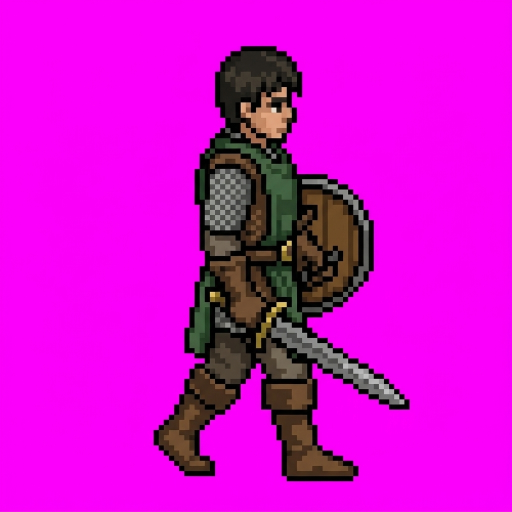
#> input picture assets/inbox/guerreiro-leste-v2.jpg, 1024 x 1024 px, given in place of guerreiro-sul.jpg, which was not available (shown at 1/2 size)
$ python processar.py
#> lines starting #> are read from the running program, lines starting #| are printed output that depends on the picture; after the words box and inside, x2 and y2 are one past the last pixel; in counts of white or black regions, pixels touching at a corner belong together; pictures that were not available may be replaced by others from this repository, and a replacement may not be noted
"""Recorta o magenta das imagens do Gemini e reduz para a grade de 64 px.

Uso: python processar.py  (lê ../../assets/inbox, grava sprites/*.png)
Todas as direções de um personagem usam a mesma escala, para o tamanho não pular.
"""
from pathlib import Path
from PIL import Image
import numpy as np

AQUI = Path(__file__).parent
INBOX = AQUI / "../../assets/inbox"
SAIDA = AQUI / "sprites"
TILE = 64
CORES = 48  # cores por personagem depois da redução

PERSONAGENS = {
    "guerreiro": {"sul": "guerreiro-sul", "norte": "guerreiro-norte", "leste": "guerreiro-leste-v2"},
    "lobo": {"sul": "lobo-sul", "norte": "lobo-norte", "leste": "lobo-leste"},
}


def mascara(rgb):
    r, g, b = (rgb[..., i].astype(int) for i in range(3))
    # magenta: R e B altos, G baixo; a franja do JPG ainda é "mais magenta que verde"
    return ~((r > 150) & (b > 150) & (g < 110) | ((r + b) / 2 - g > 110))


def reduzir(rgb, fg, escala, caixa):
    x0, y0, x1, y1 = caixa
    w, h = x1 - x0, y1 - y0
    tw, th = round(w / escala), round(h / escala)
    out = np.zeros((TILE, TILE, 4), np.uint8)
    ox, oy = (TILE - tw) // 2, TILE - th  # centraliza na horizontal, pés no chão do tile
    for ty in range(th):
        for tx in range(tw):
            sx0, sx1 = x0 + int(tx * escala), x0 + int((tx + 1) * escala)
            sy0, sy1 = y0 + int(ty * escala), y0 + int((ty + 1) * escala)
            m = fg[sy0:sy1, sx0:sx1]
            if m.mean() < 0.45:
                continue
            px = rgb[sy0:sy1, sx0:sx1][m]
            out[oy + ty, ox + tx, :3] = np.median(px, axis=0)
            out[oy + ty, ox + tx, 3] = 255
    return out


def contorno(a):
    """Contorno escuro de 1 px: pixel opaco que encosta no fundo vira a própria cor a 30%."""
    op = a[..., 3] > 0
    viz = np.zeros_like(op)
    p = np.pad(op, 1)
    for dy, dx in ((0, 1), (2, 1), (1, 0), (1, 2)):
        viz |= ~p[dy:dy + TILE, dx:dx + TILE]
    borda = op & viz
    a = a.copy()
    a[borda, :3] = (a[borda, :3] * 0.3).astype(np.uint8)
    return a


def quantizar(imgs):
    """Uma paleta comum para as direções do mesmo personagem."""
    tira = Image.fromarray(np.concatenate(imgs, axis=1), "RGBA")
    pal = tira.convert("RGB").quantize(CORES, method=Image.Quantize.MEDIANCUT)
    res = []
    for a in imgs:
        q = Image.fromarray(a[..., :3]).quantize(palette=pal, dither=Image.Dither.NONE).convert("RGB")
        res.append(np.dstack([np.array(q), a[..., 3]]))
    return res


def principal():
    SAIDA.mkdir(exist_ok=True)
    for nome, direcoes in PERSONAGENS.items():
        dados = {}
        for d, arq in direcoes.items():
            rgb = np.array(Image.open(INBOX / f"{arq}.jpg").convert("RGB"))
#> rgb is the input picture: shape (1024, 1024, 3); mean R, G, B 211.8, 11, 207.2
            fg = mascara(rgb)
#> in mascara, `return ~((r > 150) & (b > 150) & (g < 110) | ((r + b) / 2 - g > 110))`:
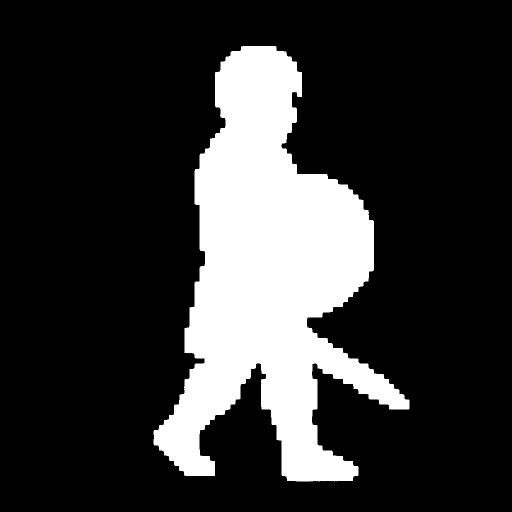
#> returned value: shape (1024, 1024) bool (shown at 1/2 size); 20.4% white; 1 white region, box (x1, y1, x2, y2) and area: (307, 92, 819, 963) 213596
            ys, xs = np.nonzero(fg)
            dados[d] = (rgb, fg, (xs.min(), ys.min(), xs.max() + 1, ys.max() + 1))
        maior = max(max(c[2] - c[0], c[3] - c[1]) for _, _, c in dados.values())
#> maior = 871
        escala = maior / (TILE - 1)
#> escala = 13.83
        imgs = [contorno(a) for a in quantizar([reduzir(r, f, escala, c) for r, f, c in dados.values()])]
#> in reduzir, `tw, th = round(w / escala), round(h / escala)`: tw = 37; th = 63
#> in reduzir, `ox, oy = (TILE - tw) // 2, TILE - th`: ox = 13; oy = 1
#> after the loop in reduzir, `for ty in range(th):`:
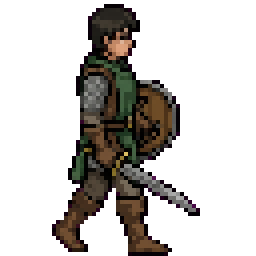
#> out: shape (64, 64, 4) (shown 4 times larger); mean R, G, B, A 16.4, 13.6, 10.6, 69.9; transparent parts drawn white
#> call 2 of reduzir, with escala = 13.83, caixa = (236, 92, 758, 962)
#> in reduzir (call 2), `x0, y0, x1, y1 = caixa`: x0 = 236; y0 = 92; x1 = 758; y1 = 962
#> in reduzir (call 2), `w, h = x1 - x0, y1 - y0`: w = 522; h = 870
#> in reduzir (call 2), `tw, th = round(w / escala), round(h / escala)`: tw = 38
#> after the loop in reduzir (call 2), `for ty in range(th):`:
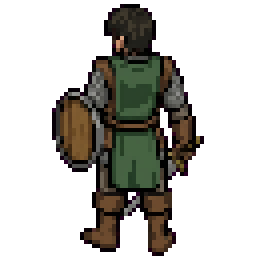
#> out: shape (64, 64, 4) (shown 4 times larger); mean of channels 0, 1, 2, 3 19, 17.7, 13, 83.7; transparent parts drawn white
#> the loop in quantizar, `for a in imgs:` made 3 passes
#> after the loop in quantizar, `for a in imgs:`: res = 3 items
#> in contorno, `op = a[..., 3] > 0`: op: shape (64, 64) bool; 27.4% white; 1 white region, box (x1, y1, x2, y2) and area: (13, 1, 50, 64) 1122
#> in contorno, `viz = np.zeros_like(op)`: viz: shape (64, 64) bool; every value is 0
#> in contorno, `p = np.pad(op, 1)`: p: shape (66, 66) bool; 25.8% white; 1 white region, box (x1, y1, x2, y2) and area: (14, 2, 51, 65) 1122
#> after the loop in contorno, `for dy, dx in ((0, 1), (2, 1), (1, 0), (1, 2)):`:
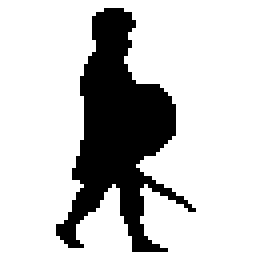
#> viz: shape (64, 64) bool (shown 4 times larger); 77.8% white; 1 black region, box (x1, y1, x2, y2) and area: (14, 2, 49, 63) 909
#> in contorno, `borda = op & viz`: borda: shape (64, 64) bool; 5.2% white in thin lines or dots, all inside (x1, y1, x2, y2) = (13, 1, 50, 64)
#> in contorno, `a[borda, :3] = (a[borda, :3] * 0.3).astype(np.uint8)`: a: shape (64, 64, 4); mean of channels 0, 1, 2, 3 15, 12.8, 9.8, 69.9
#> in contorno (call 2), `op = a[..., 3] > 0`: op: shape (64, 64) bool; 32.8% white; 1 white region, box (x1, y1, x2, y2) and area: (13, 1, 51, 64) 1345
#> in contorno (call 2), `p = np.pad(op, 1)`: p: shape (66, 66) bool; 30.9% white; 1 white region, box (x1, y1, x2, y2) and area: (14, 2, 52, 65) 1345
#> after the loop in contorno (call 2), `for dy, dx in ((0, 1), (2, 1), (1, 0), (1, 2)):`:
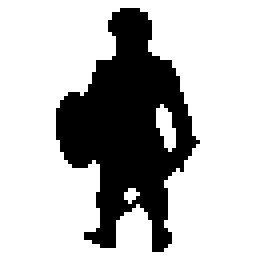
#> viz: shape (64, 64) bool (shown 4 times larger); 72.4% white; 1 black region, box (x1, y1, x2, y2) and area: (14, 2, 50, 63) 1132
#> in contorno (call 2), `borda = op & viz`: borda: shape (64, 64) bool; 5.2% white in thin lines or dots, all inside (x1, y1, x2, y2) = (13, 1, 51, 64)
#> in contorno (call 2), `a[borda, :3] = (a[borda, :3] * 0.3).astype(np.uint8)`:
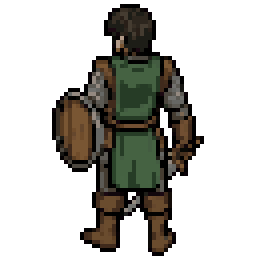
#> a: shape (64, 64, 4) (shown 4 times larger); mean of channels 0, 1, 2, 3 17.8, 16.9, 12.2, 83.7; transparent parts drawn white
#> imgs = 3 items
        for d, a in zip(dados, imgs):
            Image.fromarray(a, "RGBA").save(SAIDA / f"{nome}-{d}.png")
#> this loop made 3 passes
#> d on passes 1 to 3: 'sul', 'norte', 'leste'
        # comparação lado a lado: sul, norte, leste, oeste (espelhado), ×6
        lado = np.concatenate(imgs + [imgs[2][:, ::-1]], axis=1)
        Image.fromarray(lado, "RGBA").resize((lado.shape[1] * 6, TILE * 6), Image.NEAREST).save(SAIDA / f"{nome}-comparacao.png")
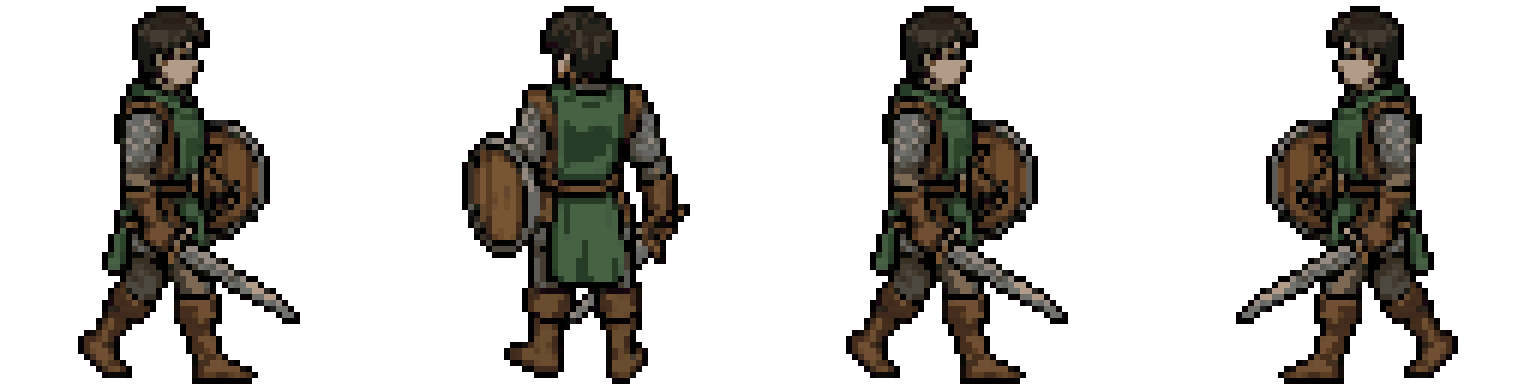
#> saved as guerreiro-comparacao.png: PIL image 1536x384 RGBA; mean R, G, B, A 15.7, 13.8, 10.4, 73.3; transparent parts drawn white
        print(nome, "escala", round(escala, 1))
#| guerreiro escala 13.8
#> pass 2 of the loop in principal, `for nome, direcoes in PERSONAGENS.items():`:
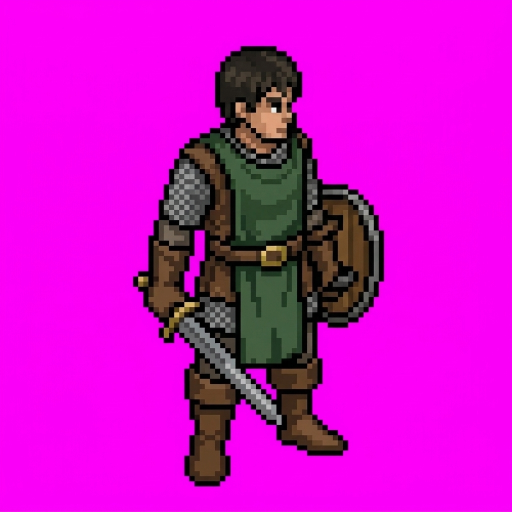
#> input picture assets/inbox/guerreiro-leste.jpg, 1024 x 1024 px, given in place of lobo-sul.jpg, which was not available (shown at 1/2 size)
#> in principal, rgb is the input picture: shape (1024, 1024, 3); mean R, G, B 206.9, 13, 199.3
#> in mascara (call 4), `r, g, b = (rgb[..., i].astype(int) for i in range(3))`:
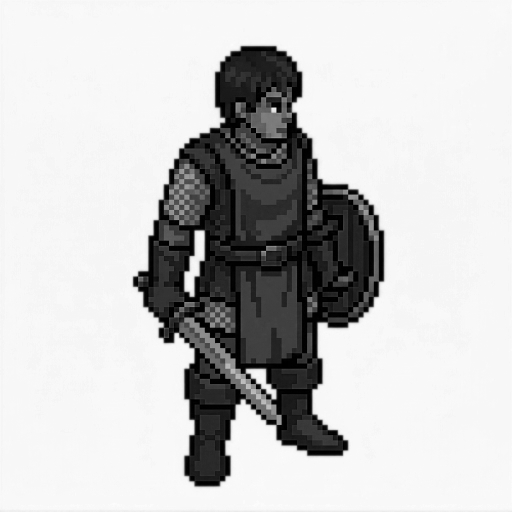
#> b: shape (1024, 1024) int64 (shown at 1/2 size); min 0, max 254, mean 199.3
#> in mascara (call 4), `return ~((r > 150) & (b > 150) & (g < 110) | ((r + b) / 2 - g > 110))`:
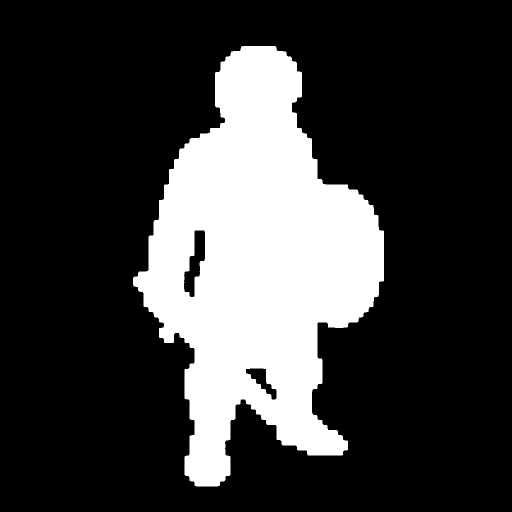
#> returned value: shape (1024, 1024) bool (shown at 1/2 size); 23.2% white; 1 white region, box (x1, y1, x2, y2) and area: (266, 92, 768, 973) 243754


if __name__ == "__main__":
#> (the run stopped early here; a loop or call above may not have finished)
